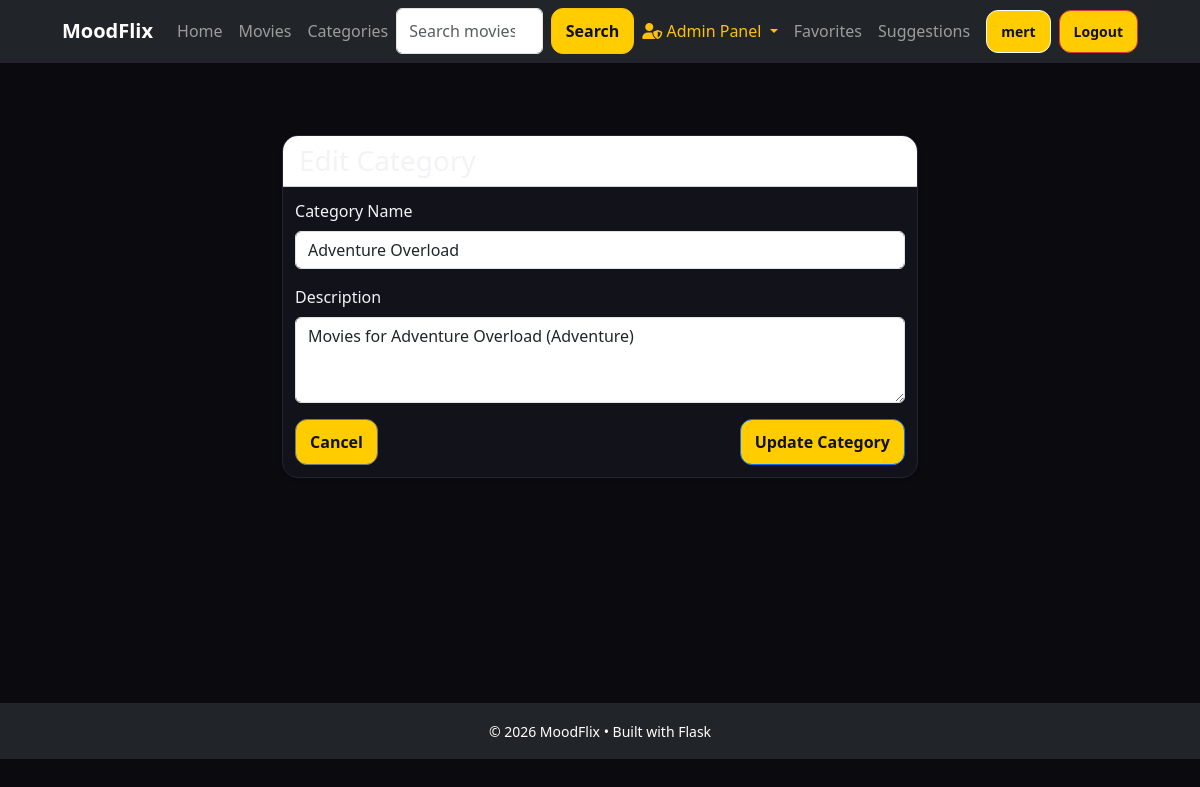
Page /admin/categories/9/edit (signed in) on the committed database.
### app/models/user.py (models this page shows, shortened)
class User(UserMixin, db.Model):
    __tablename__ = "users"
    id = db.Column(db.Integer, primary_key=True)
    email = db.Column(db.String(120), unique=True, nullable=False)
    username = db.Column(db.String(50), nullable=False)
    password_hash = db.Column(db.String(128), nullable=False)
    role = db.Column(db.String(20), nullable=False, default="user")  # "user" or "admin"
    created_at = db.Column(db.DateTime, nullable=False, default=datetime.utcnow)
    is_active = db.Column(db.Boolean, nullable=False, default=True)
    comments = db.relationship('Comment', backref='user', lazy='dynamic', cascade='all, delete-orphan')
    ratings = db.relationship('Rating', backref='user', lazy='dynamic', cascade='all, delete-orphan')
    favorites = db.relationship('Favorite', backref='user', lazy='dynamic', cascade='all, delete-orphan')
    suggestions = db.relationship('Suggestion', backref='user', lazy='dynamic', cascade='all, delete-orphan')

### app/models/mood_category.py (models this page shows, shortened)
class MoodCategory(db.Model):
    __tablename__ = "mood_categories"
    id = db.Column(db.Integer, primary_key=True)
    name = db.Column(db.String(255), nullable=False)
    description = db.Column(db.Text, nullable=True)

### app/controllers/admin_controller.py (the view, shortened to what this page needs)
@admin_bp.route("/categories/<int:category_id>/edit", methods=["GET", "POST"])
def edit_category(category_id: int):
    guard = _require_admin()
    if guard:
        return guard
    if request.method == "GET":
        categories = AdminService.adminListCategories()
        category = next((c for c in categories if c.id == category_id), None)
        return render_template("admin/edit_category.html", category=category)

### app/__init__.py (called while the page is built)
def init_extensions(app: Flask) -> None:
    db.init_app(app)
    import_models()
    migrate.init_app(app, db)
    login_manager.init_app(app)
    login_manager.login_view = "auth.login"
    from app.models.user import User
    @login_manager.user_loader
    def load_user(user_id):
        return User.query.get(int(user_id))

### app/controllers/admin_controller.py (called while the page is built)
def _require_admin():
    if not current_user.is_authenticated:
        flash("Please log in as admin.", "error")
        return redirect(url_for("auth.login"))
    if getattr(current_user, "role", None) != "admin":
        flash("Admin access required.", "error")
        return redirect(url_for("home.index"))
    return None

### app/services/admin_service.py (called while the page is built)
    @staticmethod
    def adminListCategories() -> list[MoodCategory]:
        return MoodCategory.query.order_by(MoodCategory.name.asc()).all()

### app/views/templates/admin/edit_category.html (shortened to what this page needs)
{% extends "base.html" %}
{% block content %}
<div class="container mt-5">
    <div class="row justify-content-center">
        <div class="col-md-8">
            <div class="card shadow-sm">
                <div class="card-header bg-white">
                    <h3 class="mb-0">Edit Category</h3>
                </div>
                <div class="card-body">
                    <form action="{{ url_for('admin.edit_category', category_id=category.id) }}" method="POST">
                        <div class="mb-3">
                            <label for="name" class="form-label">Category Name</label>
                            <input type="text" class="form-control" id="name" name="name" value="{{ category.name }}" required>
                        </div>
                        <div class="mb-3">
                            <label for="description" class="form-label">Description</label>
                            <textarea class="form-control" id="description" name="description" rows="3">{{ category.description }}</textarea>
                        </div>
                        <div class="d-flex justify-content-between">
                            <a href="{{ url_for('admin.list_categories') }}" class="btn btn-outline-secondary">Cancel</a>
                            <button type="submit" class="btn btn-primary">Update Category</button>
                        </div>
                    </form>
                </div>
            </div>
        </div>
    </div>
</div>
{% endblock %}

### app/views/templates/base.html (shortened to what this page needs)
<!doctype html>
<html lang="en">
<head>
  <link href="https://cdn.jsdelivr.net/npm/bootstrap@5.3.0/dist/css/bootstrap.min.css" rel="stylesheet">
  <link rel="stylesheet" href="https://cdnjs.cloudflare.com/ajax/libs/font-awesome/6.0.0/css/all.min.css">
  <link rel="stylesheet" href="{{ url_for('static', filename='css/style.css') }}">
</head>
<body>
  <nav class="navbar navbar-expand-lg navbar-dark bg-dark sticky-top" style = "z-index: 1050;">
    <div class="container">
      <a href="{{ url_for('home.index') }}" class="navbar-brand fw-bold">MoodFlix</a>
      <div class="collapse navbar-collapse" id="navbarNav">
        <ul class="navbar-nav me-auto">
            <li class="nav-item">
                <a class="nav-link" href="{{ url_for('home.index') }}"> {{ 'Home' | translate }} </a>
            </li>
            <li class="nav-item">
                <a class="nav-link" href="{{ url_for('movie.list_movies') }}"> {{ 'Movies' | translate }} </a>
            </li>
            <li class="nav-item">
                <a class="nav-link" href="{{ url_for('movie.list_categories') }}"> {{ 'Categories' | translate }} </a>
            </li>
        </ul>
        <form class="d-flex mx-auto" method="GET" action="{{ url_for('home.search_movies') }}">
            <input class="form-control me-2" type="search" name="q" placeholder="{{ 'Search movies...' | translate }}" value="{{ request.args.get('q', '') }}">
            <button class="btn btn-outline-warning" type="submit">{{ 'Search' | translate }}</button>
        </form>
        <ul class="navbar-nav ms-auto align-items-center">
            {% if current_user.is_authenticated %}
                {% if current_user.role == 'admin' %}
                <li class="nav-item dropdown">
                    <a class="nav-link dropdown-toggle text-warning" href="#" id="adminDropdown" role="button" data-bs-toggle="dropdown" aria-expanded="false">
                        <i class="fas fa-user-shield"></i> {{ 'Admin Panel' | translate }}
                    </a>
                </li>
                {% endif %}
                <li class="nav-item">
                    <a class="nav-link" href="{{ url_for('favorite.list_favorites') }}">{{ 'Favorites' | translate }}</a>
                </li>
                <li class="nav-item">
                    <a class="nav-link" href="{{ url_for('suggestion.list_suggestions') }}">{{ 'Suggestions' | translate }}</a>
                </li>
                <li class="nav-item ms-2">
                    <a class="btn btn-sm btn-outline-light" href="{{ url_for('auth.view_profile', user_id=current_user.id) }}">
                        {{ current_user.username }}
                    </a>
                </li>
                <li class="nav-item ms-2">
                    <form action="{{ url_for('auth.logout') }}" method="POST" class="d-inline">
                        <button type="submit" class="btn btn-sm btn-danger">{{ 'Logout' | translate }}</button>
                    </form>
                </li>
            {% endif %}
        </ul>
      </div>
    </div>
  </nav>
  <main class="container py-4" style="min-height: 80vh;">
    {% block content %}{% endblock %}
  </main>
  <footer class="bg-dark text-white text-center py-3 mt-auto">
    <div class="container">
      <small>© 2026 MoodFlix • Built with Flask</small>
    </div>
  </footer>
</body>
</html>

### app/views/static/css/style.css (style rules this page uses)
:root { --bg: #0b0b0f; --panel: #12121a; --text: #f3f3f7; --muted: #a7a7b6; --line: #232333; --accent: #ffcc00; }
* { box-sizing: border-box; }
body { margin: 0; font-family: system-ui, -apple-system, Segoe UI, Roboto, Arial; background: var(--bg); color: var(--text); }
.container { width: min(1100px, 92%); margin: 0 auto; }
.navbar { position: sticky; top: 0; background: rgba(11, 11, 15, 0.9); border-bottom: 1px solid var(--line); }
.btn { padding: 10px 14px; border-radius: 12px; background: var(--accent); color: #111; text-decoration: none; font-weight: 700; }
.card { background: var(--panel); border: 1px solid var(--line); border-radius: 16px; overflow: hidden; text-decoration: none; color: inherit; }
.card-body { padding: 12px; }

### rows in the picture
User: username "mert"
MoodCategory: name "Adventure Overload", description "Movies for Adventure Overload (Adventure)"

### other values in the picture
{{ 'Home' | translate }} "Home"
{{ 'Movies' | translate }} "Movies"
{{ 'Categories' | translate }} "Categories"
{{ 'Search' | translate }} "Search"
{{ 'Admin Panel' | translate }} "Admin Panel"
{{ 'Favorites' | translate }} "Favorites"
{{ 'Suggestions' | translate }} "Suggestions"
{{ 'Logout' | translate }} "Logout"
